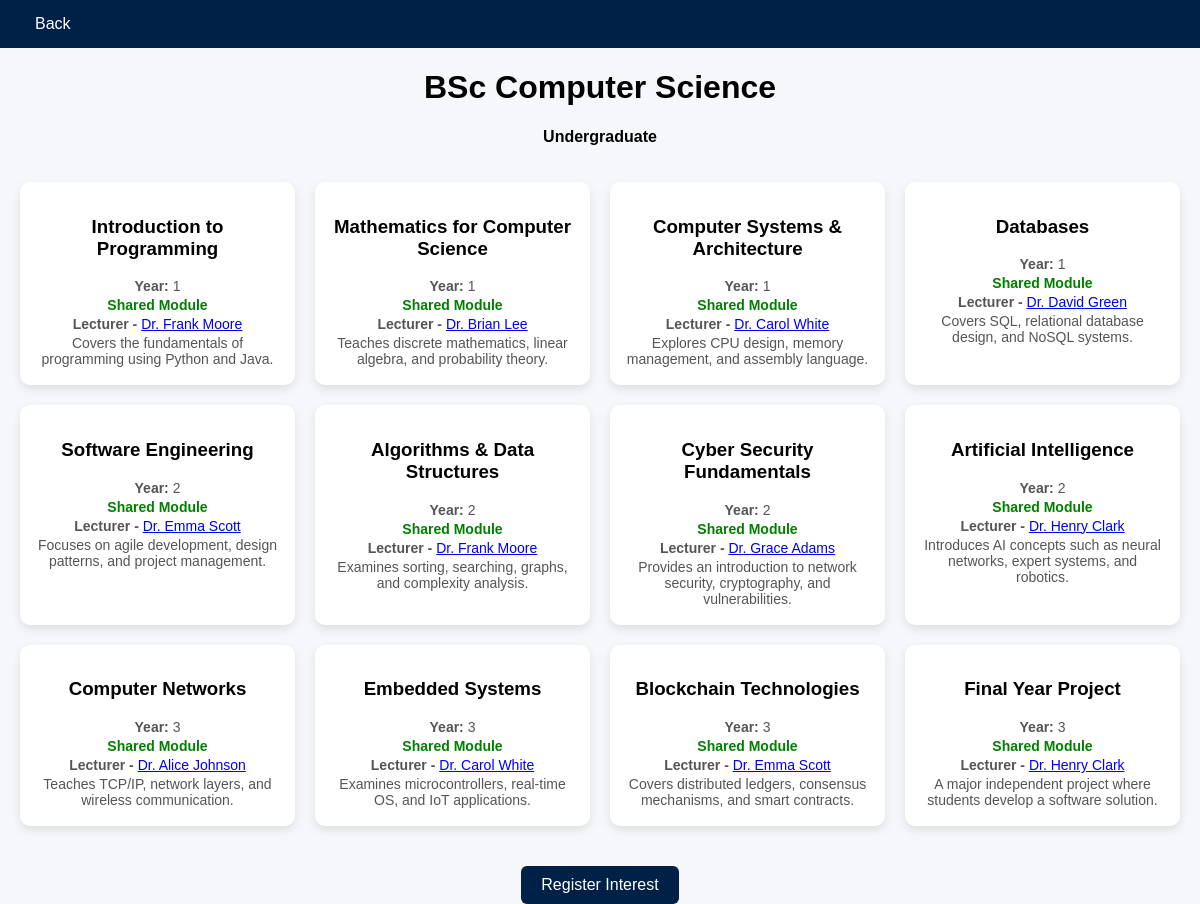
Screenshot of /programme_modules.php?id=1 with the database file from the repository.
### tables this page shows
CREATE TABLE `programmes` (
  `ProgrammeID` int(11) NOT NULL,
  `ProgrammeName` text NOT NULL,
  `LevelID` int(11) DEFAULT NULL,
  `ProgrammeLeaderID` int(11) DEFAULT NULL,
  `Description` text DEFAULT NULL,
  `Image` text DEFAULT NULL,
  `is_published` tinyint(4) DEFAULT 1
);

CREATE TABLE `levels` (
  `LevelID` int(11) NOT NULL,
  `LevelName` text NOT NULL
);

CREATE TABLE `modules` (
  `ModuleID` int(11) NOT NULL,
  `ModuleName` text NOT NULL,
  `ModuleLeaderID` int(11) DEFAULT NULL,
  `Description` text DEFAULT NULL,
  `Image` text DEFAULT NULL
);

CREATE TABLE `staff` (
  `StaffID` int(11) NOT NULL,
  `Name` text NOT NULL,
  `Email` varchar(100) DEFAULT NULL,
  `Password` varchar(255) DEFAULT NULL,
  `Image` varchar(255) DEFAULT NULL
);

### programme_modules.php (the view, shortened to what this page needs)
<?php
include 'config.php';
$programmeID = intval($_GET['id']);
$stmt = $conn->prepare("
SELECT p.*, l.LevelName
FROM programmes p
LEFT JOIN levels l ON p.LevelID = l.LevelID
WHERE p.ProgrammeID=?
");
$stmt->bind_param("i", $programmeID);
$stmt->execute();
$p = $stmt->get_result();
$programme = $p->fetch_assoc();
$sql = "
SELECT
    m.ModuleID,
    m.ModuleName,
    m.Description,
    pm.Year,
    s.StaffID,
    s.Name AS StaffName,
    (SELECT COUNT(*) FROM programmemodules WHERE ModuleID = m.ModuleID) AS usage_count
FROM programmemodules pm
JOIN modules m ON pm.ModuleID = m.ModuleID
LEFT JOIN staff s ON m.ModuleLeaderID = s.StaffID
WHERE pm.ProgrammeID = ?
ORDER BY pm.Year, m.ModuleID
";
$stmt = $conn->prepare($sql);
$stmt->bind_param("i", $programmeID);
$stmt->execute();
$modules = $stmt->get_result();
?>
<!DOCTYPE html>
<html>
<head>
<link rel="stylesheet" href="style.css">
</head>
<body>
<div class="navbar">
    <a href="programmes.php">Back</a>
</div>
<h1 style="text-align:center;">
<?php echo htmlspecialchars($programme['ProgrammeName']); ?>
</h1>
<p style="text-align:center; font-weight:bold;">
<?php echo htmlspecialchars($programme['LevelName']); ?>
</p>
<div class="container">
<?php
while($row = $modules->fetch_assoc()){
    echo "<div class='card'>";
    echo "<h3>".htmlspecialchars($row['ModuleName'])."</h3>";
    if($programme['LevelName'] == "Postgraduate"){
        echo "<p><b>Level:</b> Postgraduate (Year ".$row['Year'].")</p>";
    } else {
        echo "<p><b>Year:</b> ".$row['Year']."</p>";
    }
    if($row['usage_count'] > 1){
        echo "<p style='color:green; font-weight:bold;'>Shared Module</p>";
    }
    echo "<p><b>Lecturer - </b>";
    if($row['StaffID']){
        echo "<a href='staff_modules.php?id=".$row['StaffID']."'>"
            .htmlspecialchars($row['StaffName'])."</a>";
    } else {
        echo "Not Assigned";
    }
    echo "</p>";
    echo "<p>".htmlspecialchars($row['Description'])."</p>";
    echo "</div>";
}
?>
</div>
<div class="center-btn">
    <a class="view-btn" href="register_interest.php?id=<?php echo $programmeID; ?>">
        Register Interest
    </a>
</div>
</body>
</html>

### style.css (style rules this page uses)
body { margin: 0; font-family: Arial, sans-serif; background-color: #f5f7fa; }
.navbar { display: flex; justify-content: space-between; align-items: center; background: #002147; color: white; padding: 15px 20px; }
.navbar a { color: white; margin-left: 15px; text-decoration: none; }
.container { display: grid; grid-template-columns: repeat(4, 1fr); gap: 20px; padding: 20px; max-width: 1200px; margin: auto; }
.card { background: white; border-radius: 10px; padding: 15px; text-align: center; box-shadow: 0 4px 10px rgba(0,0,0,0.1); transition: transform 0.2s ease; }
.card p { font-size: 14px; color: #555; margin: 3px 0; }
.view-btn { display: inline-block; padding: 10px 20px; background: #002147; color: white; text-decoration: none; border-radius: 6px; margin-top: 10px; cursor: pointer; border: none; }
.center-btn { text-align: center; margin-top: 10px; }

### rows the page displays
programmes: ProgrammeName "BSc Computer Science", LevelID.LevelName "Undergraduate"
modules: ModuleName "Introduction to Programming", Year "1", ModuleLeaderID.Name "Dr. Frank Moore", Description "Covers the fundamentals of programming using Python and Java."
modules: ModuleName "Mathematics for Computer Science", Year "1", ModuleLeaderID.Name "Dr. Brian Lee", Description "Teaches discrete mathematics, linear algebra, and probability theory."
modules: ModuleName "Computer Systems & Architecture", Year "1", ModuleLeaderID.Name "Dr. Carol White", Description "Explores CPU design, memory management, and assembly language."
modules: ModuleName "Databases", Year "1", ModuleLeaderID.Name "Dr. David Green", Description "Covers SQL, relational database design, and NoSQL systems."
modules: ModuleName "Software Engineering", Year "2", ModuleLeaderID.Name "Dr. Emma Scott", Description "Focuses on agile development, design patterns, and project management."
modules: ModuleName "Algorithms & Data Structures", Year "2", ModuleLeaderID.Name "Dr. Frank Moore", Description "Examines sorting, searching, graphs, and complexity analysis."
modules: ModuleName "Cyber Security Fundamentals", Year "2", ModuleLeaderID.Name "Dr. Grace Adams", Description "Provides an introduction to network security, cryptography, and vulnerabilities."
modules: ModuleName "Artificial Intelligence", Year "2", ModuleLeaderID.Name "Dr. Henry Clark", Description "Introduces AI concepts such as neural networks, expert systems, and robotics."
modules: ModuleName "Computer Networks", Year "3", ModuleLeaderID.Name "Dr. Alice Johnson", Description "Teaches TCP/IP, network layers, and wireless communication."
modules: ModuleName "Embedded Systems", Year "3", ModuleLeaderID.Name "Dr. Carol White", Description "Examines microcontrollers, real-time OS, and IoT applications."
modules: ModuleName "Blockchain Technologies", Year "3", ModuleLeaderID.Name "Dr. Emma Scott", Description "Covers distributed ledgers, consensus mechanisms, and smart contracts."
modules: ModuleName "Final Year Project", Year "3", ModuleLeaderID.Name "Dr. Henry Clark", Description "A major independent project where students develop a software solution."
